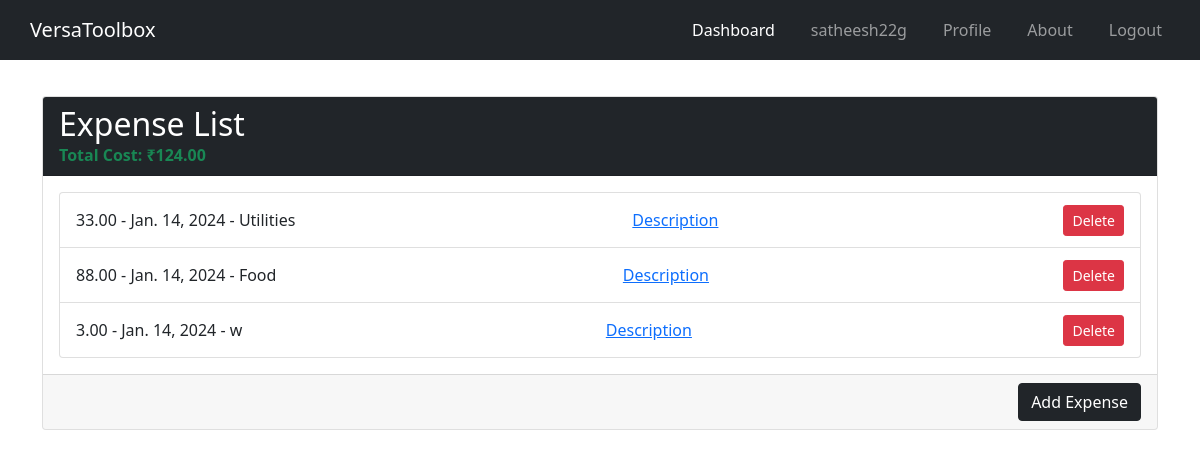
Page /expenses/ (signed in) on the earlier database version.
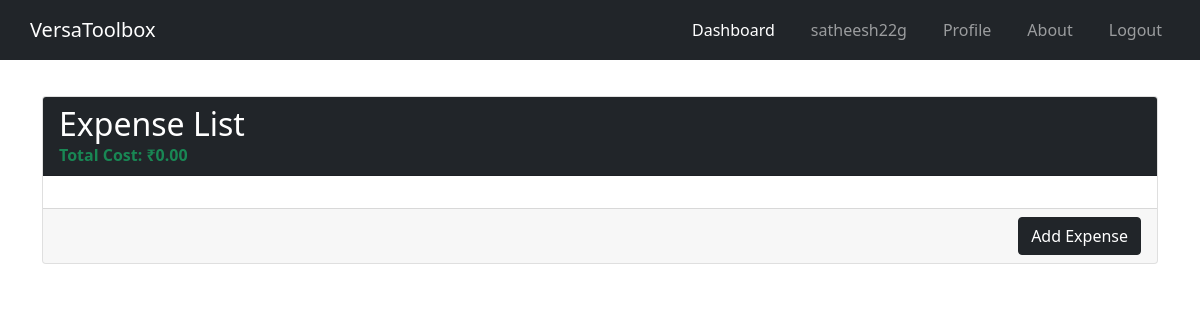
Same page on the later database version.
### expense_tracker/models.py (models this page shows)
class Expense(models.Model):
    user = models.ForeignKey(settings.AUTH_USER_MODEL, on_delete=models.CASCADE)
    amount = models.DecimalField(max_digits=10, decimal_places=2)
    date = models.DateField()
    category = models.CharField(max_length=255)
    description = models.TextField()

### expense_tracker/views.py (the view)
# urls.py: path('expenses/', expense_list, name='expense_list'),
@login_required
def expense_list(request):
    expenses = Expense.objects.filter(user=request.user)
    return render(request, 'expense_list.html', {'expenses': expenses})

### users/context_processors.py (called while the page is built)
def common_context(request):
    username = request.session.get('username', None)
    return {'username': username}

### expense_tracker/templates/expense_list.html (shortened to what this page needs)
<!DOCTYPE html>
<html lang="en">
<head>
    <link href="https://stackpath.bootstrapcdn.com/bootstrap/4.5.2/css/bootstrap.min.css" rel="stylesheet">
</head>
<body>
    {% include 'nav.html' %}
    <div class="container py-5 mt-5">
        <div class="card">
            <div class="card-header bg-dark text-white">
                <h2 class="mb-0">Expense List</h2>
                <div id="total-cost" class="font-weight-bold text-success"></div>
            </div>
            <div class="card-body">
                <ul id="expense-list" class="list-group">
                    {% for expense in expenses %}
                        {% with 'category-'|add:expense.category|lower as category_class %}
                            <li class="list-group-item d-flex justify-content-between align-items-center {{ category_class }}">
                                <span class="expense-info">{{ expense.amount }} - {{ expense.date }} - {{ expense.category }}</span>
                                <button class="btn btn-link" type="button" data-toggle="modal" data-target="#descriptionModal{{ expense.id }}">
                                    Description
                                </button>
                                <form method="post" action="{% url 'delete_expense' expense.id %}" class="ml-2">
                                    <button type="submit" class="btn btn-danger btn-sm">Delete</button>
                                </form>
                            </li>
                        {% endwith %}
                    {% endfor %}
                </ul>
            </div>
            <div class="card-footer text-right">
                <a href="{% url 'add_expense' %}" class="btn btn-dark">Add Expense</a>
            </div>
        </div>
    </div>
</body>
</html>

Differences in the rows shown:
removed Expense: amount "33.00", date "Jan. 14, 2024", category "Utilities"
removed Expense: amount "88.00", date "Jan. 14, 2024", category "Food"
removed Expense: amount "3.00", date "Jan. 14, 2024", category "w"
Other differences:
text written by a page script: "Total Cost: ₹124.00" → "Total Cost: ₹0.00"
